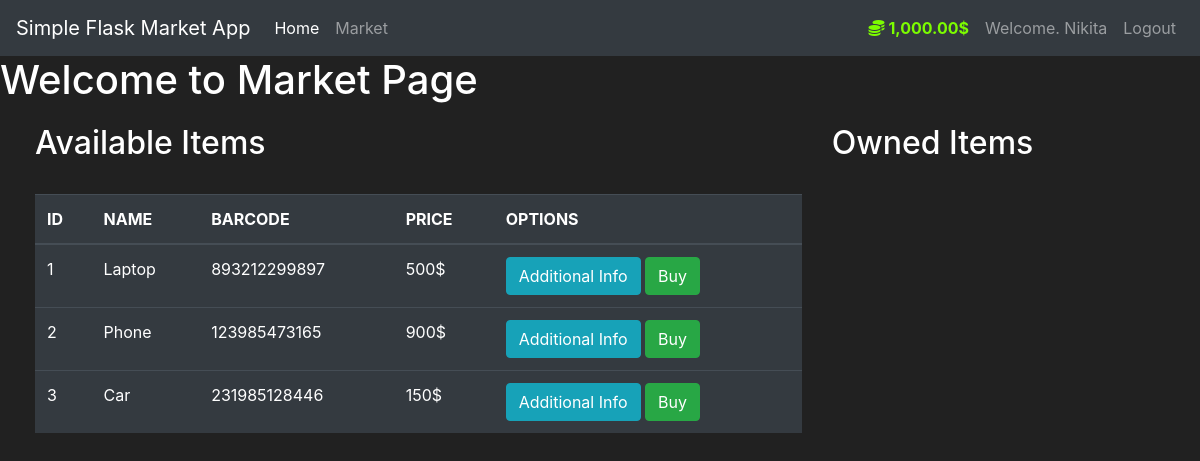
The page /market (signed in) on the database as committed earlier.
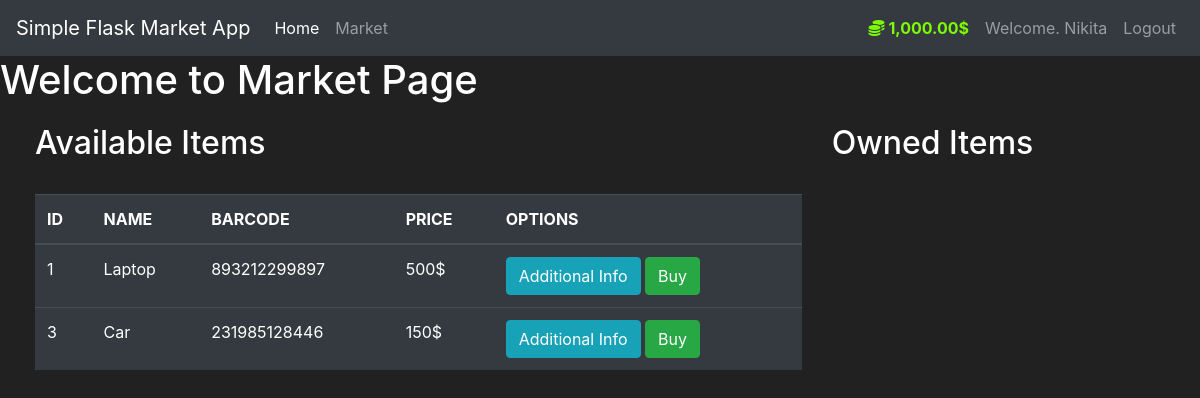
The same page on the database as committed later.
### market/models.py (models this page shows, shortened)
class User(app_db.Model, UserMixin):
    id = app_db.Column(app_db.Integer(), primary_key=True)
    username = app_db.Column(app_db.String(length=30), nullable=False, unique=True)
    user_email = app_db.Column(app_db.String(length=50), nullable=False, unique=True)
    user_pd = app_db.Column(app_db.String(length=60), nullable=False)
    budget = app_db.Column(app_db.Integer(), nullable=False, default=1000)
    items = app_db.relationship("SalableGood", backref="owned_user", lazy=True)
    @property
    def password(self):
        return self.user_pd
    @property
    def budget_prettify(self):
        if (len(str(self.budget))) >= 4:
            return "{:,.2f}$".format(self.budget)
        else:
            return f"{self.budget}$"

class SalableGood(app_db.Model):
    id = app_db.Column(app_db.Integer(), primary_key=True)
    name = app_db.Column(app_db.String(length=30), nullable=False, unique=True)
    price = app_db.Column(app_db.Integer(), nullable=False)
    barcode = app_db.Column(app_db.String(length=12), nullable=False, unique=True)
    description = app_db.Column(app_db.String(length=1024), nullable=False, unique=True)
    owner = app_db.Column(app_db.Integer(), app_db.ForeignKey("user.id"))

### market/routes.py (the view, shortened to what this page needs)
@app.route("/market", methods=["GET", "POST"])
@login_required
def market_page():
    bought_item_form = BoughtItemForm()
    sold_item_form = SoldItemForm()
    if request.method == "GET":
        items = SalableGood.query.filter_by(owner=None)
        user_items = SalableGood.query.filter_by(owner=current_user.id)
        return render_template("market.html", items=items, bought_item_form=bought_item_form,
                               user_items=user_items, sold_item_form=sold_item_form)

### market/models.py (called while the page is built)
@app.login_manager.user_loader
def load_user(user_id):
    return User.query.get(int(user_id))

### market/templates/market.html (shortened to what this page needs)
{% extends "base.html" %}
{% block body_content %}
    <h1>Welcome to Market Page</h1>
    <div class="row" style="margin-top: 20px; margin-left: 20px">
        <div class="col-8">
            <h2>Available Items</h2>
            <br>
            <table class="table table-hover table-dark">
                <thead>
                <tr>
                    <th scope="col">ID</th>
                    <th scope="col">NAME</th>
                    <th scope="col">BARCODE</th>
                    <th scope="col">PRICE</th>
                    <th scope="col">OPTIONS</th>
                </tr>
                </thead>
                <tbody>
                {% for dict_item in items %}
                    <tr>
                        <td>{{ dict_item.id }}</td>
                        <td>{{ dict_item.name }}</td>
                        <td>{{ dict_item.barcode }}</td>
                        <td>{{ dict_item.price }}$</td>
                        <td>
                            <button class="btn btn-outline btn-info"
                                    data-toggle="modal"
                                    data-target="#Modal-Info-{{ dict_item.id }}">
                                Additional Info
                            </button>
                            <button class="btn btn-outline btn-success"
                                    data-toggle="modal"
                                    data-target="#Modal-Buy-{{ dict_item.id }}">
                                Buy
                            </button>
                        </td>
                    </tr>
                {% endfor %}
                </tbody>
            </table>
        </div>
        <div class="col-4">
            <h2>Owned Items</h2>
            <br>
        </div>
    </div>
{% endblock %}

### market/templates/base.html (shortened to what this page needs)
<!doctype html>
<html lang="en">
<head>
    <link rel="stylesheet" href="https://cdn.jsdelivr.net/npm/bootstrap@4.5.3/dist/css/bootstrap.min.css"
>
</head>
<body>
<nav class="navbar navbar-expand-md navbar-dark bg-dark">
    <a class="navbar-brand" href="#">Simple Flask Market App</a>
    <div class="collapse navbar-collapse" id="navbarNav">
        <ul class="navbar-nav mr-auto">
            <li class="nav-item active">
                <a class="nav-link" href="{{ url_for('home_page') }}">Home</a>
            </li>
            <li class="nav-item">
                <a class="nav-link" href="{{ url_for('market_page') }}">Market</a>
            </li>
        </ul>
        {% if current_user.is_authenticated %}
            <ul class="navbar-nav">
                <li class="nav-item">
                    <a class="nav-link" style="color: lawngreen; font-weight: bold;">
                        <i class="fas fa-coins"></i>
                        {{ current_user.budget_prettify }}
                    </a>
                </li>
                <li class="nav-item">
                    <a class="nav-link">Welcome. {{ current_user.username }}</a>
                </li>
                <li class="nav-item">
                    <a class="nav-link" href="{{ url_for('log_out_page') }}">Logout</a>
                </li>
            </ul>
        {% endif %}
    </div>
</nav>
{% block body_content %}
{% endblock %}
</body>
</html>

### market/templates/base.html (style rules this page uses)
body { background-color: #212121; color: white }

Rows that differ between the two databases and show on the page:
no longer on this page (row edited): SalableGood: id "2", name "Phone", barcode "123985473165", price "900"
